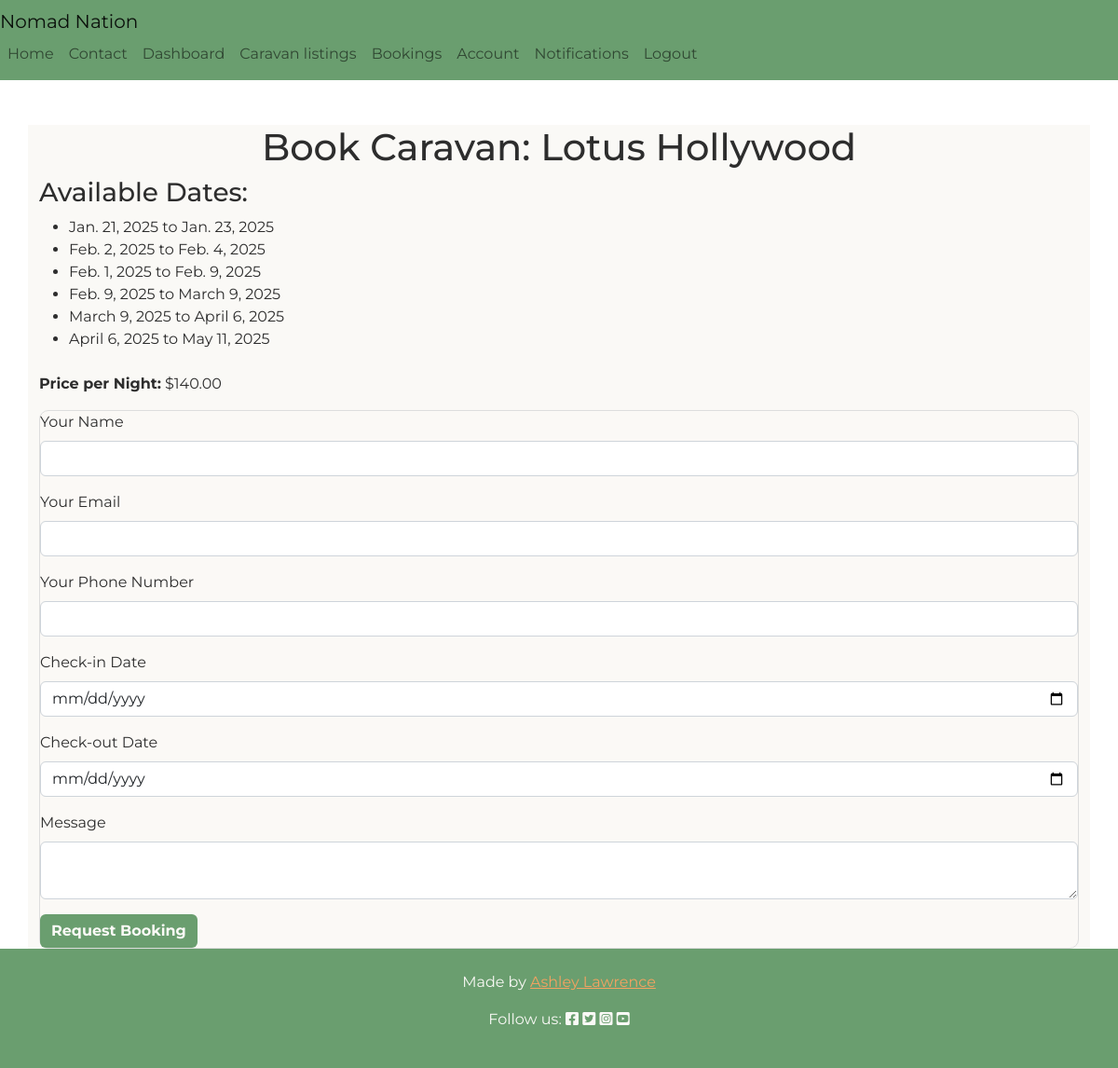
The app's page /listings/booking/16/ (signed in) with its own data.
### listings/models.py (models this page shows, shortened)
class Caravan(models.Model):
    owner = models.ForeignKey(
        User, on_delete=models.CASCADE, related_name='caravans'
    )
    title = models.CharField(max_length=100)
    description = models.TextField()
    berth = models.CharField(
        max_length=10, choices=[
            ('small', 'Two-berth'),
            ('medium', 'Four-berth'),
            ('large', 'Six-berth')
        ]
    )
    price_per_night = models.DecimalField(max_digits=6, decimal_places=2)
    location = models.CharField(max_length=100)
    amenities = models.ManyToManyField(Amenity, related_name='caravans')

class Availability(models.Model):
    caravan = models.ForeignKey(
        Caravan, on_delete=models.CASCADE,
        related_name='availabilities'
    )
    start_date = models.DateField(blank=False)
    end_date = models.DateField(null=True, blank=True)
    is_available = models.BooleanField(default=True)

### listings/views.py (the view)
# urls.py: path('booking/<int:caravan_id>/', views.book_caravan, name='book_caravan'),
@login_required
def book_caravan(request, caravan_id):
    caravan = get_object_or_404(Caravan, pk=caravan_id)
    if request.method == "POST":
        form = BookingForm(request.POST)
        if form.is_valid():
            booking = form.save(commit=False)
            booking.caravan = caravan
            booking.customer = request.user
            overlapping_bookings = Booking.objects.filter(
                caravan=caravan,
                status="accepted",
                start_date__lt=booking.end_date,
                end_date__gt=booking.start_date
            )
            if overlapping_bookings.exists():
                messages.error(
                    request,
                    "The caravan is not available for the selected dates."
                )
            else:
                booking.status = "pending"
                booking.save()
                messages.success(request, "Booking request sent successfully!")
                return redirect("listings")
        else:
            messages.error(
                request, "There was an error with your booking request."
            )
    else:
        form = BookingForm()
    return render(
        request,
        "listings/booking.html",
        {"form": form, "caravan": caravan}
    )

### listings/forms.py (shortened to what this page needs)
class BookingForm(forms.ModelForm):
    class Meta:
        model = Booking
        fields = [
            'name', 'email', 'phone_number', 'start_date', 'end_date',
            'message'
        ]
    def __init__(self, *args, **kwargs):
        self.caravan = kwargs.pop('caravan', None)
        super().__init__(*args, **kwargs)
        if self.caravan:
            self.instance.caravan = self.caravan

### listings/templates/listings/booking.html (shortened to what this page needs)
{% extends "base.html" %}
{% block content %}
<div class="container mt-5 bg-styles">
    <h1 class="text-center">Book Caravan: {{ caravan.title }}</h1>
    {% if not caravan %}
        <p class="text-center">You must select a caravan before booking.</p>
        <div class="d-flex justify-content-center mb-2">
            <a href="{% url 'listings' %}" class="btn btn-primary btn-styles mb-2">Go Back to listings</a>
        </div>
    {% else %}
        <div class="mb-4">
            <h3>Available Dates:</h3>
            <ul>
                {% for availability in caravan.availabilities.all %}
                    {% if availability.is_available %}
                        <li>{{ availability.start_date }} to {{ availability.end_date }}</li>
                    {% endif %}
                {% endfor %}
            </ul>
        </div>
        <p><strong>Price per Night:</strong> ${{ caravan.price_per_night }}</p>
        <form method="post">
            <div class="mb-3">
                <label for="name" class="form-label">Your Name</label>
                <input type="text" class="form-control" name="name" value="{{ form.name.value|default_if_none:'' }}" required>
            </div>
            <div class="mb-3">
                <label for="email" class="form-label">Your Email</label>
                <input type="email" class="form-control" name="email" value="{{ form.email.value|default_if_none:'' }}" required>
            </div>
            <div class="mb-3">
                <label for="phone_number" class="form-label">Your Phone Number</label>
                <input type="text" class="form-control" name="phone_number" value="{{ form.phone_number.value|default_if_none:'' }}">
            </div>
            <div class="mb-3">
                <label for="start_date" class="form-label">Check-in Date</label>
                <input type="date" class="form-control" name="start_date" value="{{ form.start_date.value|default_if_none:'' }}" min="{{ today }}" required>
            </div>
            <div class="mb-3">
                <label for="end_date" class="form-label">Check-out Date</label>
                <input type="date" class="form-control" name="end_date" value="{{ form.end_date.value|default_if_none:'' }}" required>
            </div>
            <div class="mb-3">
                <label for="message" class="form-label">Message</label>
                <textarea class="form-control" name="message">{{ form.message.value|default_if_none:'' }}</textarea>
            </div>
            <button type="submit" class="btn btn-success btn-styles">Request Booking</button>
        </form>
    {% endif %}
</div>
{% endblock %}

### static/css/styles.css (style rules this page uses)
:root { --p-colour: #6A9E6F; --p-accent: #87CEEB; --s-accent: #F4A261; --b-colour: #FAF9F6; --p-text: #2D2D2D; --bs-primary: var(--p-colour); --bs-secondary: var(--s-accent); --bs-info: var(--p-accent); --bs-light: var(--b-colour); --bs-dark: var(--p-text); }
html, body { min-height: 100%; width: 100%; overflow-x: hidden; margin: 0; padding: 0; display: flex; flex-direction: column; font-family: 'Montserrat', sans-serif !important; }
.bg-styles { background-color: var(--b-colour); color: var(--p-text); }
.btn-styles { font-weight: 700; background-color: var(--p-colour); color: var(--b-colour); border: var(--p-colour); }
form { width: 100%; background-color: #faf9f650; border: 1px solid #ddd; box-sizing: border-box; border-radius: 10px; }
img, .form-control { max-width: 100%; height: auto; }
textarea { width: 100%; max-width: 100%; box-sizing: border-box; }

### records on screen
Caravan: title "Lotus Hollywood", price_per_night "140.00"
Availability: start_date "Jan. 21, 2025", end_date "Jan. 23, 2025"
Availability: start_date "Feb. 2, 2025", end_date "Feb. 4, 2025"
Availability: start_date "Feb. 1, 2025", end_date "Feb. 9, 2025"
Availability: start_date "Feb. 9, 2025", end_date "March 9, 2025"
Availability: start_date "March 9, 2025", end_date "April 6, 2025"
Availability: start_date "April 6, 2025", end_date "May 11, 2025"
